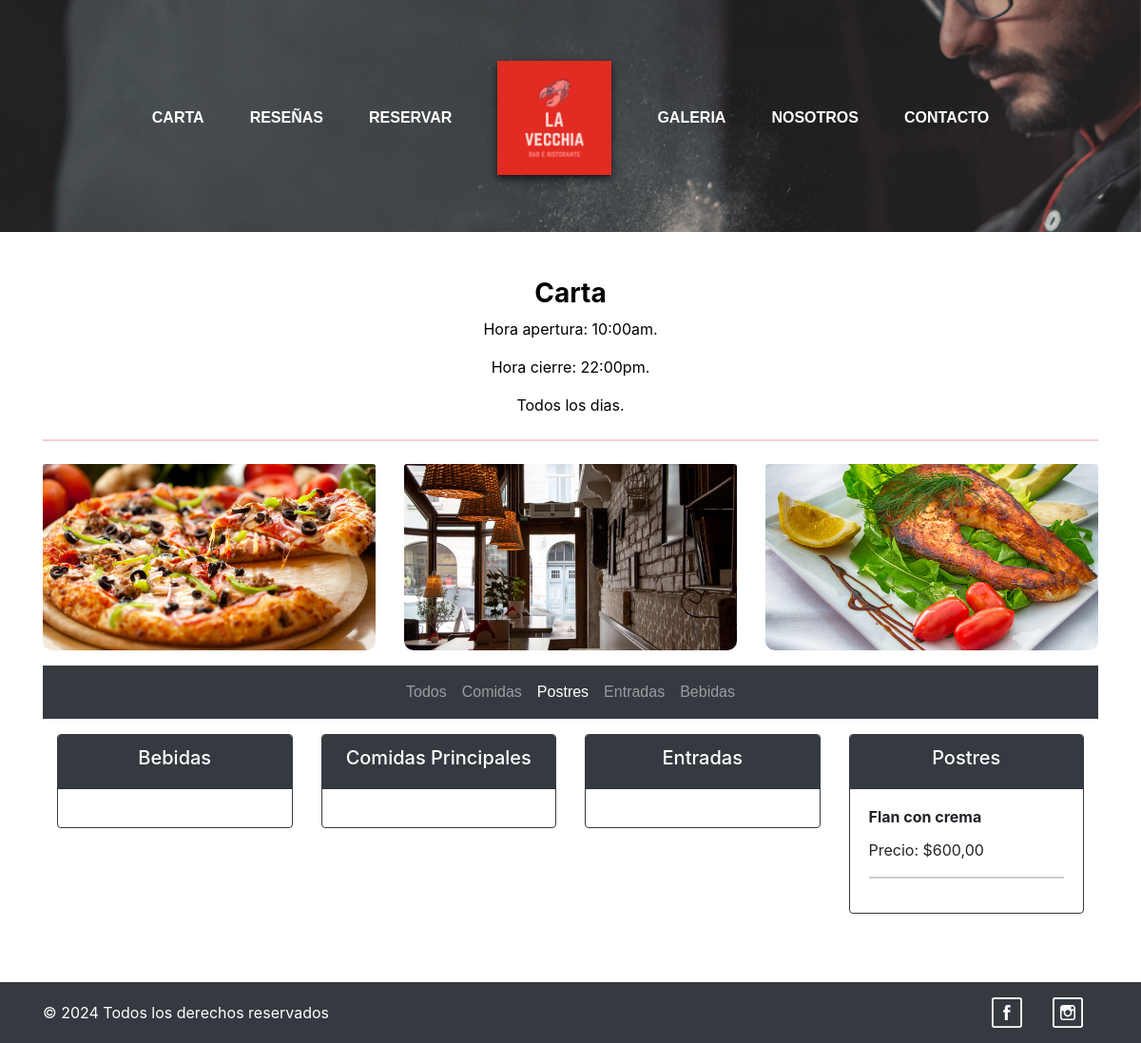
Page /carta/Postres/ on the earlier database version.
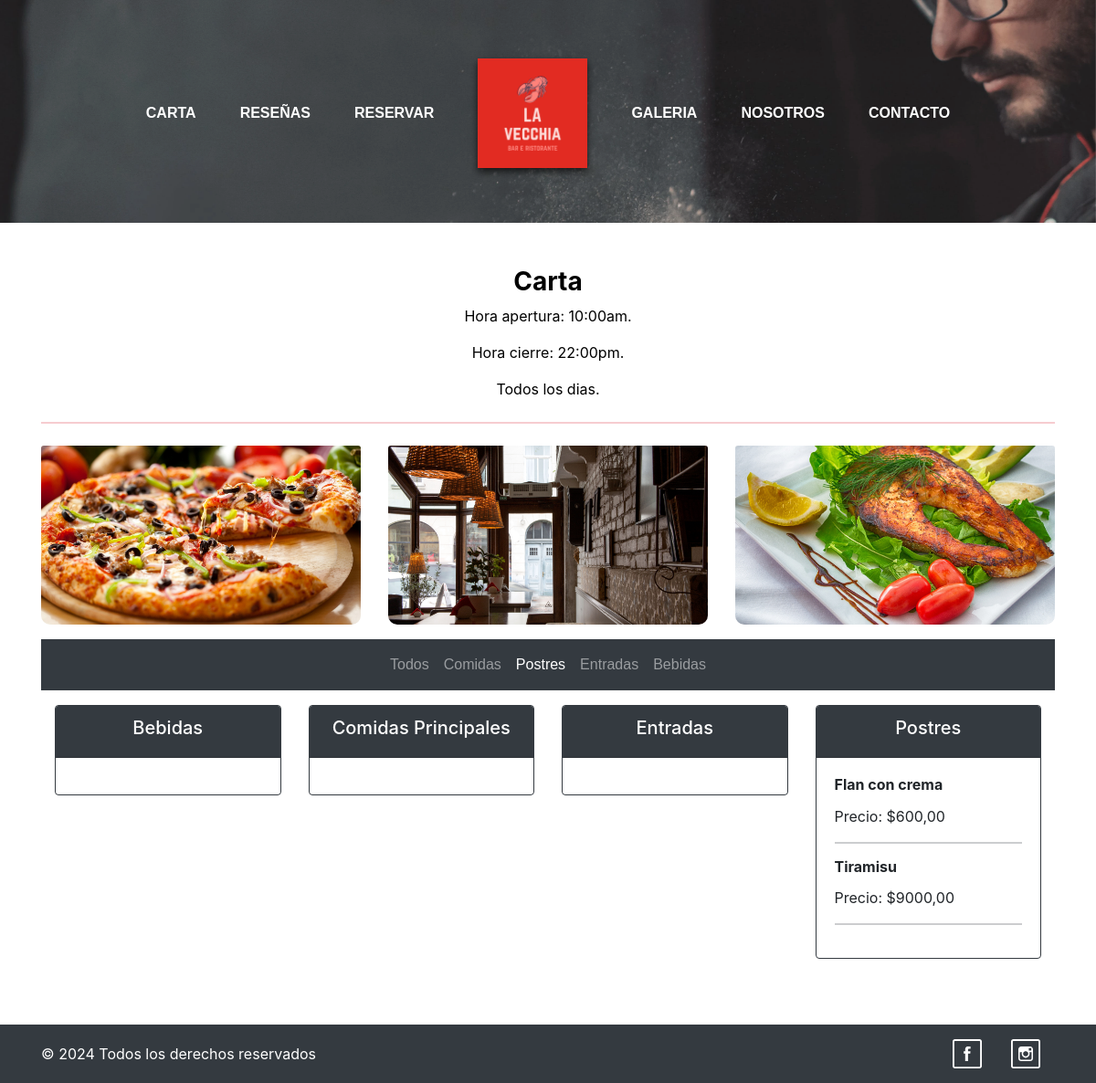
Same page on the later database version.
### myapp/models.py (models this page shows, shortened)
class Galeria(models.Model):
    nombre = models.CharField(max_length=50)
    imagen = models.ImageField(upload_to= "imagenes/", null = True)

class Carta(models.Model):
    TIPO_CHOICES = [
        ('Bebidas', 'Bebidas'),
        ('Postres', 'Postres'),
        ('Comidas', 'Comidas'),
        ('Entradas', 'Entradas'),
    ]
    nombre = models.CharField(max_length=50)
    precio = models.DecimalField(max_digits=10, decimal_places=2)
    tipo = models.CharField(max_length=20, choices=TIPO_CHOICES)

### myapp/views.py (the view)
# urls.py: path('carta/', views.carta, name='carta'),
def carta(request, categoria=None):
    if categoria: #verifica si se proporciono una categoria a la URL
        carta = Carta.objects.filter(tipo=categoria)#si no se proporciono una caterogia, trae todas las instancias de carta
    else:
        carta = Carta.objects.all()
    galeria = Galeria.objects.all()
    tipos_comida = Carta.objects.values('tipo').annotate(count=Count('tipo'))
    return render(request, "carta.html", {"carta": carta, "galeria": galeria, "tipos_comida": tipos_comida, "categoria_seleccionada": categoria})

### myapp/templates/carta.html (shortened to what this page needs)
{% extends "layouts/base.html" %}
{% load static %}
{% block content %}
<div class="container mt-5 mb-5">
  <div class="text-black text-center">
    <h3 class="fw-bold">Carta</h3>
    <p>Hora apertura: 10:00am.</p>
    <p>Hora cierre: 22:00pm.</p>
    <p>Todos los dias.</p>
    <hr class="border-danger border-2 border-dashed w-40 my-4" />
  </div>
  <div class="row justify-content-center mt-3">
    {% for gale in galeria|slice:":3" %}
    <div class="col-md-4 mb-3">
      <div class="text-center">
        <img
          class="card-img-top gallery-img img-fluid"
          src="{{ gale.imagen.url }}"
          alt="{{ gale.nombre }}"
        />
      </div>
    </div>
    {% endfor %}
  </div>
  <nav class="navbar navbar-expand-lg navbar-dark bg-dark">
    <div class="container">
      <div class="collapse navbar-collapse" id="navbarNav">
        <ul class="navbar-nav mx-auto">
          <li class="nav-item">
            <a
              class="nav-link {% if not categoria_seleccionada %}active{% endif %}"
              href="{% url 'carta' %}"
              >Todos</a
            >
          </li>
          <li class="nav-item">
            <a
              class="nav-link {% if categoria_seleccionada == 'Comidas Principales' %}active{% endif %}"
              href="{% url 'carta_categoria' categoria='Comidas Principales' %}"
              >Comidas</a
            >
          </li>
          <li class="nav-item">
            <a
              class="nav-link {% if categoria_seleccionada == 'Postres' %}active{% endif %}"
              href="{% url 'carta_categoria' categoria='Postres' %}"
              >Postres</a
            >
          </li>
          <li class="nav-item">
            <a
              class="nav-link {% if categoria_seleccionada == 'Entradas' %}active{% endif %}"
              href="{% url 'carta_categoria' categoria='Entradas' %}"
              >Entradas</a
            >
          </li>
          <li class="nav-item">
            <a
              class="nav-link {% if categoria_seleccionada == 'Bebidas' %}active{% endif %}"
              href="{% url 'carta_categoria' categoria='Bebidas' %}"
              >Bebidas</a
            >
          </li>
        </ul>
      </div>
    </div>
  </nav>
  <div class="container mt-3" id="comidas-container">
    <div class="row">
      {% for tipo in tipos_comida %}
      <div class="col-md-3 mb-4">
        <div class="card border-dark">
          <div class="card-header bg-dark text-white text-center">
            <h5>{{ tipo.tipo }}</h5>
          </div>
          <div class="card-body">
            {% for comida in carta %} {% if comida.tipo == tipo.tipo %}
            <div class="mb-3">
              <h6 class="card-title fw-bold">{{ comida.nombre }}</h6>
              <p class="card-text">Precio: ${{ comida.precio }}</p>
              <hr class="border-dark border-2 border-dashed w-30 my-2" />
            </div>
            {% endif %} {% endfor %}
          </div>
        </div>
      </div>
      {% endfor %}
    </div>
  </div>
</div>
{% endblock content %}

Differences in the rows shown:
added Carta: nombre "Tiramisu", precio "9000,00"
